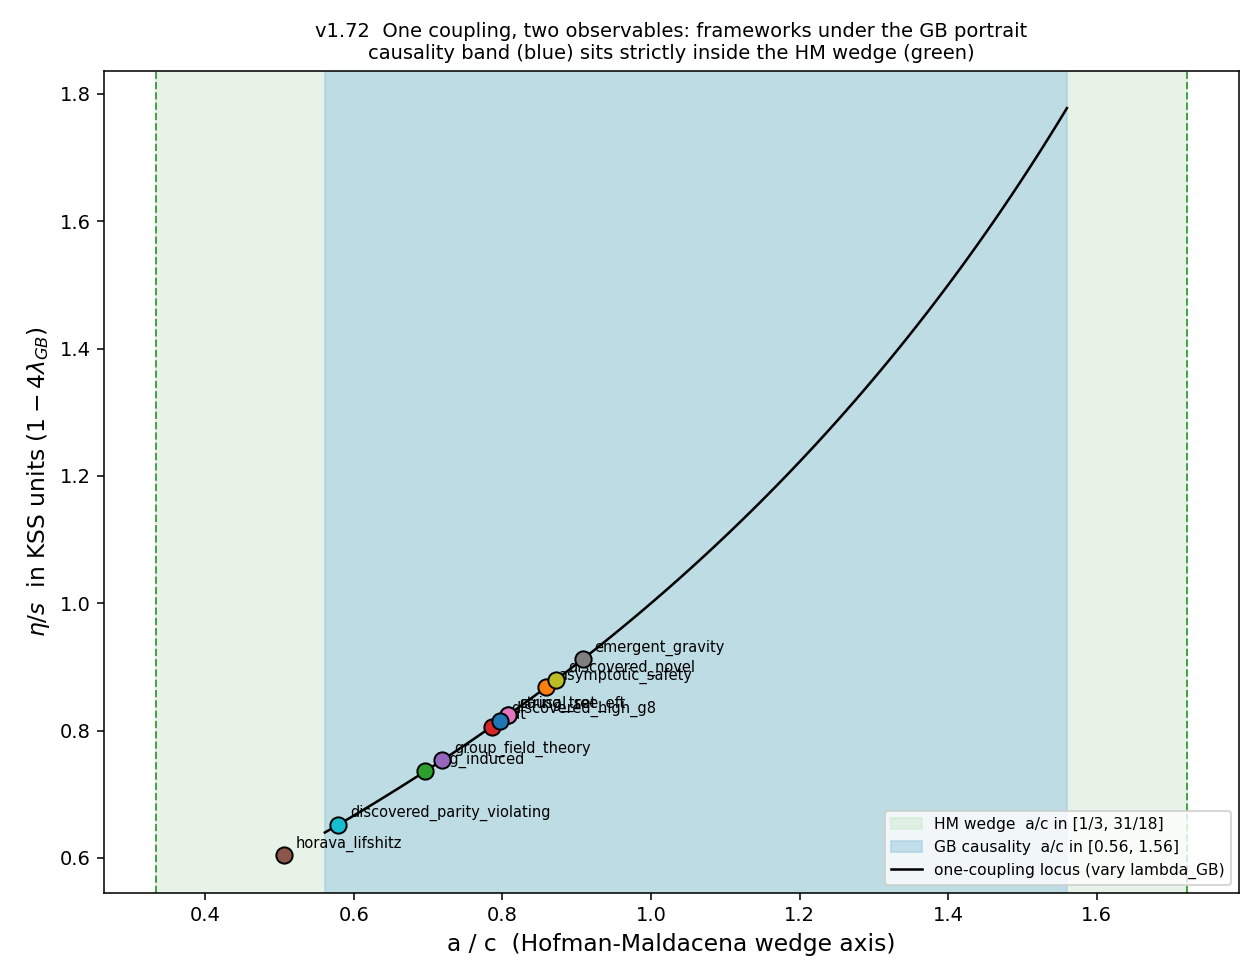

This chart was generated by the following Python code:
"""v1.72 - Frameworks under the holographic a/c portrait: one coupling, two
observables, and causality strictly inside the Hofman-Maldacena wedge.

For every framework we map its single curvature coupling g_R2 (= a, Euler) to a
Gauss-Bonnet coupling lambda_GB = 0.22*g_R2, then read off BOTH:
  - a/c           (v1.71 conformal-collider wedge axis), and
  - eta/s in KSS units = 1 - 4 lambda  (v1.67 holographic observable),
from the SAME lambda. We check:
  (1) the unification 1 - 4pi(eta/s) = (c-a)/c holds (one coupling),
  (2) each framework's eta/s ordering matches its a/c ordering,
  (3) where each framework sits vs the HM wedge [1/3, 31/18] AND vs the GB
      causality window lambda in [-7/36, 9/100] -> a/c in [~0.561, 1.560],
  (4) the headline: causality is STRICTLY tighter than HM (HM floor a/c=1/3
      needs lambda=1/8 > 9/100), so every causal framework is auto-inside HM.
"""
import json
import sys

import numpy as np
import matplotlib
matplotlib.use("Agg")
import matplotlib.pyplot as plt

sys.path.insert(0, "src")

from itb.predict import FRAMEWORKS
from itb.holographic_ac import (
    MU, LAMBDA_CAUSALITY_MAX, LAMBDA_CAUSALITY_MIN, AC_FLOOR, AC_CEIL,
    lambda_GB, ac_ratio, c_minus_a_over_c, eta_over_s_kss, gC_from_gR2,
    unification_residual,
)


def main():
    rows = []
    for name, fw in FRAMEWORKS.items():
        gR2 = fw.encode().coefficients.get("g_R2", 0.0)
        if gR2 <= 0.0:
            rows.append({"framework": name, "g_R2": gR2, "lambda_GB": 0.0,
                         "a_over_c": 1.0, "eta_s_kss": 1.0, "g_C": 0.0,
                         "in_HM_wedge": True, "in_causality": True,
                         "note": "no curvature sector (a=c=0, vacuous)"})
            continue
        lam = lambda_GB(gR2)
        ac = ac_ratio(lam)
        es = eta_over_s_kss(lam)
        gC = gC_from_gR2(gR2)
        in_hm = AC_FLOOR <= ac <= AC_CEIL
        in_caus = LAMBDA_CAUSALITY_MIN <= lam <= LAMBDA_CAUSALITY_MAX
        rows.append({"framework": name, "g_R2": round(gR2, 4),
                     "lambda_GB": round(lam, 4), "a_over_c": round(ac, 4),
                     "eta_s_kss": round(es, 4), "g_C": round(gC, 4),
                     "cma_over_c": round(c_minus_a_over_c(lam), 4),
                     "in_HM_wedge": bool(in_hm), "in_causality": bool(in_caus)})

    # (1) unification residual: tight at small lambda, O(lambda^2) at the edges
    lams = np.linspace(-0.19, 0.09, 29)
    max_resid = float(np.max(np.abs([unification_residual(l) for l in lams])))
    small = np.linspace(-0.05, 0.05, 21)
    small_resid = float(np.max(np.abs([unification_residual(l) for l in small])))

    # (2) ordering check: eta/s and a/c both monotone decreasing in g_R2
    act = [r for r in rows if r["g_R2"] > 0]
    by_g = sorted(act, key=lambda r: r["g_R2"])
    es_seq = [r["eta_s_kss"] for r in by_g]
    ac_seq = [r["a_over_c"] for r in by_g]
    es_monotone = all(es_seq[i] >= es_seq[i + 1] for i in range(len(es_seq) - 1))
    ac_monotone = all(ac_seq[i] >= ac_seq[i + 1] for i in range(len(ac_seq) - 1))

    # (4) thresholds
    lam_hm_floor = 1.0 / 8.0     # a/c = 1/3
    lam_hm_ceil = (AC_CEIL - 1.0) / (2.0 * AC_CEIL - 6.0)  # a/c=31/18 solve
    # a/c=(1-6L)/(1-2L)=31/18 -> 18(1-6L)=31(1-2L) -> 18-108L=31-62L -> L=-13/46
    lam_hm_ceil = -13.0 / 46.0

    # any framework excluded?
    excluded = [r["framework"] for r in rows if not r["in_HM_wedge"]]

    # ---- figure: a/c vs eta/s, frameworks on the unification line ----
    fig, ax = plt.subplots(figsize=(9, 7))
    # HM wedge band (vertical, on a/c axis) and causality band
    ax.axvspan(AC_FLOOR, AC_CEIL, color="#cfe8cf", alpha=0.5,
               label=f"HM wedge  a/c in [1/3, 31/18]")
    ac_caus_lo = ac_ratio(LAMBDA_CAUSALITY_MAX)   # 0.561
    ac_caus_hi = ac_ratio(LAMBDA_CAUSALITY_MIN)   # 1.560
    ax.axvspan(ac_caus_lo, ac_caus_hi, color="#9ecae1", alpha=0.55,
               label=f"GB causality  a/c in [{ac_caus_lo:.2f}, {ac_caus_hi:.2f}]")
    # unification curve: a/c vs eta/s as lambda varies
    lam_line = np.linspace(LAMBDA_CAUSALITY_MIN, LAMBDA_CAUSALITY_MAX, 100)
    ax.plot([ac_ratio(l) for l in lam_line], [eta_over_s_kss(l) for l in lam_line],
            "k-", lw=1.3, label="one-coupling locus (vary lambda_GB)")
    for r in act:
        ax.scatter([r["a_over_c"]], [r["eta_s_kss"]], s=70, zorder=5,
                   edgecolor="black")
        ax.annotate(r["framework"], (r["a_over_c"], r["eta_s_kss"]),
                    textcoords="offset points", xytext=(6, 4), fontsize=7.5)
    ax.axvline(AC_FLOOR, color="green", ls="--", lw=1, alpha=0.7)
    ax.axvline(AC_CEIL, color="green", ls="--", lw=1, alpha=0.7)
    ax.set_xlabel("a / c  (Hofman-Maldacena wedge axis)", fontsize=12)
    ax.set_ylabel(r"$\eta/s$  in KSS units $(1-4\lambda_{GB})$", fontsize=12)
    ax.set_title("v1.72  One coupling, two observables: frameworks under the GB portrait\n"
                 "causality band (blue) sits strictly inside the HM wedge (green)",
                 fontsize=10)
    ax.legend(fontsize=8, loc="lower right")
    fig.tight_layout()
    out = "/tmp/framework_ac.png"
    fig.savefig(out, dpi=140)

    summary = {
        "map": f"lambda_GB = {MU} * g_R2",
        "unification": {
            "relation_linear_order": "1 - 4pi(eta/s) = (c-a)/c  (both = 4 lambda)",
            "relation_exact": "1 - 4pi(eta/s) = (c-a)/c * (1 - 2 lambda)",
            "max_abs_residual_small_lambda_pm0.05": round(small_resid, 5),
            "max_abs_residual_full_causal_range": round(max_resid, 5),
            "note": ("identity tight at small lambda; O(lambda^2) corrections "
                     "grow to ~0.2 at the causal boundary (exact form above)"),
        },
        "ordering": {"eta_s_monotone_in_gR2": es_monotone,
                     "a_over_c_monotone_in_gR2": ac_monotone,
                     "same_ordering": es_monotone and ac_monotone},
        "causality_vs_HM": {
            "lambda_for_HM_floor_ac_1_3": round(lam_hm_floor, 4),
            "lambda_for_HM_ceil_ac_31_18": round(lam_hm_ceil, 4),
            "lambda_causality_window": [round(LAMBDA_CAUSALITY_MIN, 4),
                                        round(LAMBDA_CAUSALITY_MAX, 4)],
            "a_over_c_causality_window": [round(ac_ratio(LAMBDA_CAUSALITY_MAX), 4),
                                          round(ac_ratio(LAMBDA_CAUSALITY_MIN), 4)],
            "headline": ("causality STRICTLY inside HM wedge: HM floor needs "
                         "lambda=0.125 > causality 0.09; HM ceil needs "
                         "lambda=-0.283 < causality -0.194"),
        },
        "frameworks_excluded_by_HM": excluded,
        "frameworks": rows,
        "png": out,
    }
    print(json.dumps(summary, indent=2))


if __name__ == "__main__":
    main()
